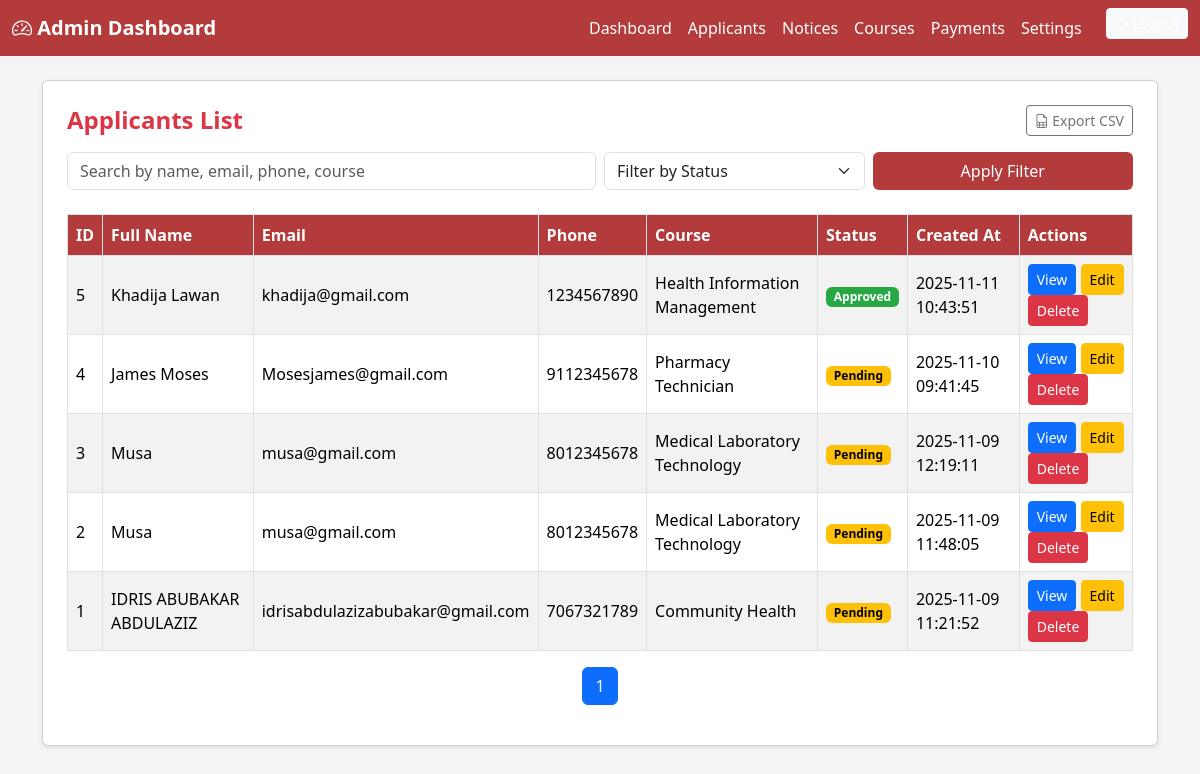
/admin_applicants.php (signed in), run on the app's committed database.
### tables this page shows
CREATE TABLE `applications` (
  `id` int(11) NOT NULL,
  `fullname` varchar(150) DEFAULT NULL,
  `email` varchar(100) DEFAULT NULL,
  `phone` varchar(20) DEFAULT NULL,
  `status` varchar(20) DEFAULT 'pending',
  `dob` date DEFAULT NULL,
  `gender` varchar(10) DEFAULT NULL,
  `state` varchar(50) DEFAULT NULL,
  `lga` varchar(50) DEFAULT NULL,
  `address` varchar(255) DEFAULT NULL,
  `school` varchar(150) DEFAULT NULL,
  `qualification` varchar(100) DEFAULT NULL,
  `course` varchar(100) DEFAULT NULL,
  `olevel_json` text DEFAULT NULL,
  `uploads_json` text DEFAULT NULL,
  `created_at` timestamp NOT NULL DEFAULT current_timestamp()
);

### admin_applicants.php (the view, shortened to what this page needs)
<?php
include 'db_connect.php';
$search = $_GET['search'] ?? '';
$page = max(1, intval($_GET['page'] ?? 1));
$limit = 20;
$offset = ($page - 1) * $limit;
$where = "WHERE 1";
$params = [];
$types = "";
$count_sql = "SELECT COUNT(*) AS total FROM applications $where";
$stmt = $conn->prepare($count_sql);
$stmt->execute();
$total = $stmt->get_result()->fetch_assoc()['total'];
$sql = "SELECT id, fullname, email, phone, course, status, created_at
        FROM applications $where
        ORDER BY id DESC
        LIMIT ? OFFSET ?";
$stmt = $conn->prepare($sql);
if ($types) {
    $bind_types = $types . "ii";
    $bind_params = array_merge($params, [$limit, $offset]);
    $stmt->bind_param($bind_types, ...$bind_params);
} else {
    $stmt->bind_param("ii", $limit, $offset);
}
$stmt->execute();
$result = $stmt->get_result();
$total_pages = max(1, ceil($total / $limit));
function qs(array $arr = []) {
    return http_build_query(array_merge($_GET, $arr));
}
?>
<!DOCTYPE html>
<html lang="en">
<head>
<link href="https://cdn.jsdelivr.net/npm/bootstrap@5.3.2/dist/css/bootstrap.min.css" rel="stylesheet">
<link rel="stylesheet" href="https://cdn.jsdelivr.net/npm/bootstrap-icons/font/bootstrap-icons.css">
</head>
<body>
<nav class="navbar navbar-expand-lg navbar-dark admin-header">
  <div class="container-fluid">
    <a class="navbar-brand fw-bold" href="admin_dashboard.php">
      <i class="bi bi-speedometer2"></i> Admin Dashboard
    </a>
    <div class="collapse navbar-collapse" id="adminNav">
      <ul class="navbar-nav ms-auto">
        <li class="nav-item"><a class="nav-link" href="admin_dashboard.php">Dashboard</a></li>
        <li class="nav-item"><a class="nav-link active" href="admin_applicants.php">Applicants</a></li>
        <li class="nav-item"><a class="nav-link" href="admin_notices.php">Notices</a></li>
        <li class="nav-item"><a class="nav-link" href="admin_courses.php">Courses</a></li>
        <li class="nav-item"><a class="nav-link" href="admin_payments.php">Payments</a></li>
        <li class="nav-item"><a class="nav-link" href="admin_settings.php">Settings</a></li>
        <li class="nav-item ms-3">
          <a class="btn btn-light btn-sm" href="logout.php">
            <i class="bi bi-box-arrow-right"></i> Logout
          </a>
        </li>
      </ul>
    </div>
  </div>
</nav>
<div class="container my-4">
    <div class="card shadow-sm p-4">
        <div class="d-flex justify-content-between align-items-center mb-3">
            <h4 class="fw-bold text-danger mb-0">Applicants List</h4>
            <a href="export.php?<?= qs() ?>" class="btn btn-outline-secondary btn-sm">
                <i class="bi bi-file-earmark-spreadsheet"></i> Export CSV
            </a>
        </div>
        <form method="GET" class="row g-2 mb-4">
          <div class="col-md-6">
            <input type="text" name="search" value="<?= htmlspecialchars($search) ?>"
                   class="form-control" placeholder="Search by name, email, phone, course">
          </div>
          <div class="col-md-3">
            <select name="status" class="form-select">
              <option value="">Filter by Status</option>
            </select>
          </div>
          <div class="col-md-3 d-grid">
            <button class="btn" style="background:#b43b3b;color:white;">Apply Filter</button>
          </div>
        </form>
        <?php if ($result->num_rows > 0): ?>
        <div class="table-responsive">
            <table class="table table-bordered table-striped align-middle">
                <thead>
                    <tr>
                        <th>ID</th>
                        <th>Full Name</th>
                        <th>Email</th>
                        <th>Phone</th>
                        <th>Course</th>
                        <th>Status</th>
                        <th>Created At</th>
                        <th>Actions</th>
                    </tr>
                </thead>
                <tbody>
                    <?php while ($row = $result->fetch_assoc()): ?>
                    <tr>
                        <td><?= $row['id'] ?></td>
                        <td><?= htmlspecialchars($row['fullname']) ?></td>
                        <td><?= htmlspecialchars($row['email']) ?></td>
                        <td><?= htmlspecialchars($row['phone']) ?></td>
                        <td><?= htmlspecialchars($row['course']) ?></td>
                        <td>
                            <?php if ($row['status'] == 'approved'): ?>
                              <span class="badge badge-approved">Approved</span>
                            <?php elseif ($row['status'] == 'denied'): ?>
                              <span class="badge badge-denied">Denied</span>
                            <?php else: ?>
                              <span class="badge badge-pending">Pending</span>
                            <?php endif; ?>
                        </td>
                        <td><?= htmlspecialchars($row['created_at']) ?></td>
                        <td>
                            <a href="view_application.php?id=<?= $row['id'] ?>" class="btn btn-sm btn-primary">View</a>
                            <a href="edit_application.php?id=<?= $row['id'] ?>" class="btn btn-sm btn-warning">Edit</a>
                            <a href="delete_application.php?id=<?= $row['id'] ?>"
                               onclick="return confirm('Delete this record?');"
                               class="btn btn-sm btn-danger">Delete</a>
                        </td>
                    </tr>
                    <?php endwhile; ?>
                </tbody>
            </table>
        </div>
        <nav>
            <ul class="pagination justify-content-center">
            <?php for ($p=1; $p <= $total_pages; $p++): ?>
              <li class="page-item <?= ($p==$page?'active':'') ?>">
                <a class="page-link" href="?<?= qs(['page'=>$p]) ?>"><?= $p ?></a>
              </li>
            <?php endfor; ?>
            </ul>
        </nav>
        <?php else: ?>
            <p class="text-center text-muted">No applicants found.</p>
        <?php endif; ?>
    </div>
</div>
</body>
</html>

### admin_applicants.php (style rules this page uses)
body { background:#f4f4f4; }
.admin-header { background:#b43b3b; }
.admin-header a { color:white !important; font-weight:500; }
.table th { background:#b43b3b; color:white; }
.badge-pending { background:#ffc107; color:#000; }
.badge-approved { background:#28a745; }

### data on the page
applications: id "5", fullname "Khadija Lawan", email "khadija@gmail.com", phone "1234567890", course "Health Information Management", status "Approved", created_at "2025-11-11 10:43:51"
applications: id "4", fullname "James Moses", email "Mosesjames@gmail.com", phone "9112345678", course "Pharmacy Technician", status "Pending", created_at "2025-11-10 09:41:45"
applications: id "3", fullname "Musa", email "musa@gmail.com", phone "8012345678", course "Medical Laboratory Technology", status "Pending", created_at "2025-11-09 12:19:11"
applications: id "2", fullname "Musa", email "musa@gmail.com", phone "8012345678", course "Medical Laboratory Technology", status "Pending", created_at "2025-11-09 11:48:05"
applications: id "1", fullname "IDRIS ABUBAKAR ABDULAZIZ", email "idrisabdulazizabubakar@gmail.com", phone "7067321789", course "Community Health", status "Pending", created_at "2025-11-09 11:21:52"
